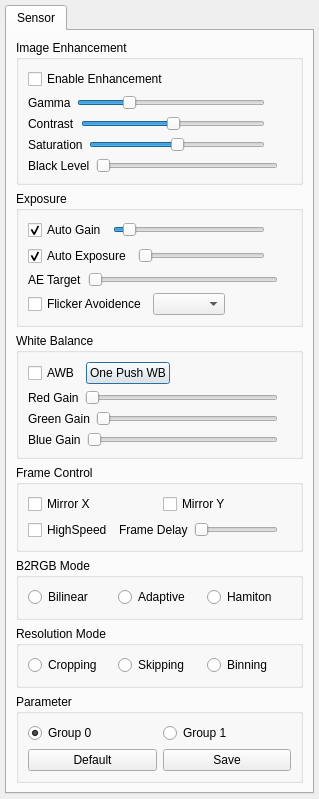
<?xml version="1.0" encoding="UTF-8"?>
<ui version="4.0">
 <class>SettingDialog</class>
 <widget class="QDialog" name="SettingDialog">
  <property name="geometry">
   <rect>
    <x>0</x>
    <y>0</y>
    <width>337</width>
    <height>775</height>
   </rect>
  </property>
  <property name="windowTitle">
   <string>Setting</string>
  </property>
  <layout class="QGridLayout" name="gridLayout_2">
   <property name="sizeConstraint">
    <enum>QLayout::SetFixedSize</enum>
   </property>
   <property name="margin">
    <number>5</number>
   </property>
   <item row="0" column="0">
    <widget class="QTabWidget" name="tabWidget">
     <property name="currentIndex">
      <number>0</number>
     </property>
     <widget class="QWidget" name="tab">
      <attribute name="title">
       <string>Sensor</string>
      </attribute>
      <layout class="QVBoxLayout" name="verticalLayout_8">
       <item>
        <widget class="QGroupBox" name="groupBox_4">
         <property name="title">
          <string>Image Enhancement</string>
         </property>
         <layout class="QVBoxLayout" name="verticalLayout_4">
          <item>
           <widget class="QCheckBox" name="chkEnhancement">
            <property name="text">
             <string>Enable Enhancement</string>
            </property>
           </widget>
          </item>
          <item>
           <layout class="QHBoxLayout" name="horizontalLayout">
            <item>
             <widget class="QLabel" name="label_4">
              <property name="text">
               <string>Gamma</string>
              </property>
             </widget>
            </item>
            <item>
             <widget class="QSlider" name="hsGamma">
              <property name="minimum">
               <number>30</number>
              </property>
              <property name="maximum">
               <number>300</number>
              </property>
              <property name="value">
               <number>100</number>
              </property>
              <property name="orientation">
               <enum>Qt::Horizontal</enum>
              </property>
             </widget>
            </item>
            <item>
             <widget class="QLabel" name="lblGamm">
              <property name="minimumSize">
               <size>
                <width>20</width>
                <height>0</height>
               </size>
              </property>
              <property name="text">
               <string/>
              </property>
             </widget>
            </item>
           </layout>
          </item>
          <item>
           <layout class="QHBoxLayout" name="horizontalLayout_2">
            <item>
             <widget class="QLabel" name="label_5">
              <property name="text">
               <string>Contrast</string>
              </property>
             </widget>
            </item>
            <item>
             <widget class="QSlider" name="hsContrast">
              <property name="minimum">
               <number>0</number>
              </property>
              <property name="maximum">
               <number>200</number>
              </property>
              <property name="value">
               <number>100</number>
              </property>
              <property name="orientation">
               <enum>Qt::Horizontal</enum>
              </property>
             </widget>
            </item>
            <item>
             <widget class="QLabel" name="lblContrast">
              <property name="minimumSize">
               <size>
                <width>20</width>
                <height>0</height>
               </size>
              </property>
              <property name="text">
               <string/>
              </property>
             </widget>
            </item>
           </layout>
          </item>
          <item>
           <layout class="QHBoxLayout" name="horizontalLayout_14">
            <item>
             <widget class="QLabel" name="labelSaturation">
              <property name="text">
               <string>Saturation</string>
              </property>
             </widget>
            </item>
            <item>
             <widget class="QSlider" name="hsSaturation">
              <property name="minimum">
               <number>0</number>
              </property>
              <property name="maximum">
               <number>200</number>
              </property>
              <property name="value">
               <number>100</number>
              </property>
              <property name="orientation">
               <enum>Qt::Horizontal</enum>
              </property>
             </widget>
            </item>
            <item>
             <widget class="QLabel" name="lblSaturation">
              <property name="minimumSize">
               <size>
                <width>20</width>
                <height>0</height>
               </size>
              </property>
              <property name="text">
               <string/>
              </property>
             </widget>
            </item>
           </layout>
          </item>
          <item>
           <layout class="QHBoxLayout" name="horizontalLayout_12">
            <item>
             <widget class="QLabel" name="lblBlackLevel">
              <property name="text">
               <string>Black Level</string>
              </property>
             </widget>
            </item>
            <item>
             <widget class="QSlider" name="hsBlackLevel">
              <property name="maximum">
               <number>255</number>
              </property>
              <property name="orientation">
               <enum>Qt::Horizontal</enum>
              </property>
             </widget>
            </item>
            <item>
             <widget class="QLabel" name="lblBlack">
              <property name="text">
               <string/>
              </property>
             </widget>
            </item>
           </layout>
          </item>
         </layout>
        </widget>
       </item>
       <item>
        <widget class="QGroupBox" name="groupBox_8">
         <property name="title">
          <string>Exposure</string>
         </property>
         <layout class="QVBoxLayout" name="verticalLayout_7">
          <item>
           <layout class="QHBoxLayout" name="horizontalLayout_3">
            <item>
             <widget class="QCheckBox" name="chkAutoGain">
              <property name="text">
               <string>Auto Gain</string>
              </property>
              <property name="checked">
               <bool>true</bool>
              </property>
             </widget>
            </item>
            <item>
             <widget class="QSlider" name="hsGain">
              <property name="minimum">
               <number>0</number>
              </property>
              <property name="maximum">
               <number>255</number>
              </property>
              <property name="value">
               <number>16</number>
              </property>
              <property name="orientation">
               <enum>Qt::Horizontal</enum>
              </property>
             </widget>
            </item>
            <item>
             <widget class="QLabel" name="lblGain">
              <property name="minimumSize">
               <size>
                <width>20</width>
                <height>0</height>
               </size>
              </property>
              <property name="text">
               <string/>
              </property>
             </widget>
            </item>
           </layout>
          </item>
          <item>
           <layout class="QHBoxLayout" name="horizontalLayout_4">
            <item>
             <widget class="QCheckBox" name="chkAutoExposure">
              <property name="text">
               <string>Auto Exposure</string>
              </property>
              <property name="checked">
               <bool>true</bool>
              </property>
             </widget>
            </item>
            <item>
             <widget class="QSlider" name="hsExposure">
              <property name="minimum">
               <number>1</number>
              </property>
              <property name="maximum">
               <number>4000</number>
              </property>
              <property name="sliderPosition">
               <number>8</number>
              </property>
              <property name="orientation">
               <enum>Qt::Horizontal</enum>
              </property>
             </widget>
            </item>
            <item>
             <widget class="QLabel" name="lblExposure">
              <property name="minimumSize">
               <size>
                <width>20</width>
                <height>0</height>
               </size>
              </property>
              <property name="text">
               <string/>
              </property>
             </widget>
            </item>
           </layout>
          </item>
          <item>
           <layout class="QHBoxLayout" name="horizontalLayout_13">
            <item>
             <widget class="QLabel" name="labelTarget">
              <property name="text">
               <string>AE Target</string>
              </property>
             </widget>
            </item>
            <item>
             <widget class="QSlider" name="hsAETarget">
              <property name="maximum">
               <number>255</number>
              </property>
              <property name="orientation">
               <enum>Qt::Horizontal</enum>
              </property>
             </widget>
            </item>
            <item>
             <widget class="QLabel" name="lblTarget">
              <property name="text">
               <string/>
              </property>
             </widget>
            </item>
           </layout>
          </item>
          <item>
           <layout class="QHBoxLayout" name="horizontalLayout_19">
            <item>
             <widget class="QCheckBox" name="chkAntiFlicker">
              <property name="text">
               <string>Flicker Avoidence</string>
              </property>
             </widget>
            </item>
            <item>
             <widget class="QComboBox" name="cbPowerFreq"/>
            </item>
            <item>
             <spacer name="horizontalSpacer_4">
              <property name="orientation">
               <enum>Qt::Horizontal</enum>
              </property>
              <property name="sizeHint" stdset="0">
               <size>
                <width>40</width>
                <height>20</height>
               </size>
              </property>
             </spacer>
            </item>
           </layout>
          </item>
         </layout>
        </widget>
       </item>
       <item>
        <widget class="QGroupBox" name="gbWhiteBalance">
         <property name="enabled">
          <bool>true</bool>
         </property>
         <property name="title">
          <string>White Balance</string>
         </property>
         <layout class="QGridLayout" name="gridLayout_3">
          <item row="0" column="0">
           <layout class="QHBoxLayout" name="horizontalLayout_11">
            <item>
             <widget class="QCheckBox" name="chkAWB">
              <property name="text">
               <string>AWB</string>
              </property>
             </widget>
            </item>
            <item>
             <widget class="QPushButton" name="btnWB">
              <property name="text">
               <string>One Push WB</string>
              </property>
             </widget>
            </item>
            <item>
             <spacer name="horizontalSpacer">
              <property name="orientation">
               <enum>Qt::Horizontal</enum>
              </property>
              <property name="sizeHint" stdset="0">
               <size>
                <width>40</width>
                <height>20</height>
               </size>
              </property>
             </spacer>
            </item>
           </layout>
          </item>
          <item row="1" column="0">
           <layout class="QHBoxLayout" name="horizontalLayout_8">
            <item>
             <widget class="QLabel" name="label_3">
              <property name="text">
               <string>Red Gain</string>
              </property>
             </widget>
            </item>
            <item>
             <widget class="QSlider" name="hsRedGain">
              <property name="maximum">
               <number>300</number>
              </property>
              <property name="orientation">
               <enum>Qt::Horizontal</enum>
              </property>
             </widget>
            </item>
            <item>
             <widget class="QLabel" name="lblRedGain">
              <property name="text">
               <string/>
              </property>
             </widget>
            </item>
           </layout>
          </item>
          <item row="2" column="0">
           <layout class="QHBoxLayout" name="horizontalLayout_9">
            <item>
             <widget class="QLabel" name="label_6">
              <property name="text">
               <string>Green Gain</string>
              </property>
             </widget>
            </item>
            <item>
             <widget class="QSlider" name="hsGreenGain">
              <property name="maximum">
               <number>300</number>
              </property>
              <property name="orientation">
               <enum>Qt::Horizontal</enum>
              </property>
             </widget>
            </item>
            <item>
             <widget class="QLabel" name="lblGreenGain">
              <property name="text">
               <string/>
              </property>
             </widget>
            </item>
           </layout>
          </item>
          <item row="3" column="0">
           <layout class="QHBoxLayout" name="horizontalLayout_10">
            <item>
             <widget class="QLabel" name="label_7">
              <property name="text">
               <string>Blue Gain</string>
              </property>
             </widget>
            </item>
            <item>
             <widget class="QSlider" name="hsBlueGain">
              <property name="minimum">
               <number>0</number>
              </property>
              <property name="maximum">
               <number>300</number>
              </property>
              <property name="orientation">
               <enum>Qt::Horizontal</enum>
              </property>
             </widget>
            </item>
            <item>
             <widget class="QLabel" name="lblBlueGain">
              <property name="text">
               <string/>
              </property>
             </widget>
            </item>
           </layout>
          </item>
         </layout>
        </widget>
       </item>
       <item>
        <widget class="QGroupBox" name="groupBox_7">
         <property name="title">
          <string>Frame Control</string>
         </property>
         <layout class="QVBoxLayout" name="verticalLayout">
          <item>
           <layout class="QHBoxLayout" name="horizontalLayout_7">
            <item>
             <widget class="QCheckBox" name="cbMirrorX">
              <property name="text">
               <string>Mirror X</string>
              </property>
             </widget>
            </item>
            <item>
             <widget class="QCheckBox" name="cbMirrorY">
              <property name="text">
               <string>Mirror Y</string>
              </property>
             </widget>
            </item>
           </layout>
          </item>
          <item>
           <layout class="QHBoxLayout" name="horizontalLayout_18">
            <item>
             <widget class="QCheckBox" name="cbHighspeed">
              <property name="text">
               <string>HighSpeed</string>
              </property>
             </widget>
            </item>
            <item>
             <widget class="QLabel" name="label_17">
              <property name="text">
               <string>Frame Delay</string>
              </property>
             </widget>
            </item>
            <item>
             <widget class="QSlider" name="hsFrameSpeed">
              <property name="maximum">
               <number>10</number>
              </property>
              <property name="singleStep">
               <number>1</number>
              </property>
              <property name="pageStep">
               <number>1</number>
              </property>
              <property name="orientation">
               <enum>Qt::Horizontal</enum>
              </property>
             </widget>
            </item>
            <item>
             <widget class="QLabel" name="leFrameSpeed">
              <property name="text">
               <string/>
              </property>
             </widget>
            </item>
           </layout>
          </item>
         </layout>
         <zorder></zorder>
         <zorder></zorder>
        </widget>
       </item>
       <item>
        <widget class="QGroupBox" name="groupBox_2">
         <property name="title">
          <string>B2RGB Mode</string>
         </property>
         <layout class="QHBoxLayout" name="horizontalLayout_21">
          <item>
           <widget class="QRadioButton" name="rbBilinear">
            <property name="text">
             <string>Bilinear</string>
            </property>
           </widget>
          </item>
          <item>
           <widget class="QRadioButton" name="rbAdaptive">
            <property name="text">
             <string>Adaptive</string>
            </property>
           </widget>
          </item>
          <item>
           <widget class="QRadioButton" name="rbHaminton">
            <property name="text">
             <string>Hamiton</string>
            </property>
           </widget>
          </item>
         </layout>
        </widget>
       </item>
       <item>
        <widget class="QGroupBox" name="groupBox_5">
         <property name="title">
          <string>Resolution Mode</string>
         </property>
         <layout class="QHBoxLayout" name="horizontalLayout_5">
          <item>
           <widget class="QRadioButton" name="rbCrop">
            <property name="text">
             <string>Cropping</string>
            </property>
           </widget>
          </item>
          <item>
           <widget class="QRadioButton" name="rbSkip">
            <property name="text">
             <string>Skipping</string>
            </property>
            <property name="checkable">
             <bool>true</bool>
            </property>
            <property name="checked">
             <bool>false</bool>
            </property>
           </widget>
          </item>
          <item>
           <widget class="QRadioButton" name="rbBin">
            <property name="text">
             <string>Binning</string>
            </property>
           </widget>
          </item>
         </layout>
        </widget>
       </item>
       <item>
        <widget class="QGroupBox" name="groupBox">
         <property name="title">
          <string>Parameter</string>
         </property>
         <layout class="QGridLayout" name="gridLayout">
          <item row="0" column="0">
           <layout class="QVBoxLayout" name="verticalLayout_2">
            <item>
             <layout class="QHBoxLayout" name="horizontalLayout_15">
              <item>
               <widget class="QRadioButton" name="rdParam0">
                <property name="enabled">
                 <bool>true</bool>
                </property>
                <property name="text">
                 <string>Group 0</string>
                </property>
                <property name="checked">
                 <bool>true</bool>
                </property>
               </widget>
              </item>
              <item>
               <widget class="QRadioButton" name="rdParam1">
                <property name="text">
                 <string>Group 1</string>
                </property>
               </widget>
              </item>
             </layout>
            </item>
            <item>
             <layout class="QHBoxLayout" name="horizontalLayout_6">
              <item>
               <widget class="QPushButton" name="btnDefault">
                <property name="text">
                 <string>Default</string>
                </property>
               </widget>
              </item>
              <item>
               <widget class="QPushButton" name="btnSaveParam">
                <property name="text">
                 <string>Save</string>
                </property>
               </widget>
              </item>
             </layout>
            </item>
           </layout>
          </item>
         </layout>
        </widget>
       </item>
      </layout>
     </widget>
    </widget>
   </item>
  </layout>
 </widget>
 <resources/>
 <connections/>
</ui>
